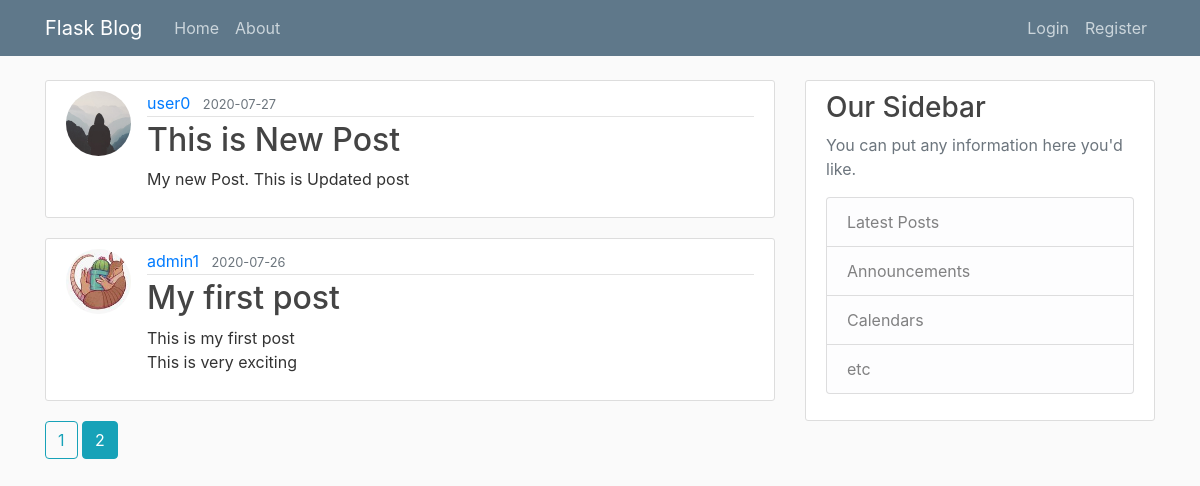
The page /home?page=2 on the database its author committed.
### flaskblog/models.py (models this page shows, shortened)
class Post(db.Model):
    id = db.Column(db.Integer, primary_key=True, nullable=False)
    title = db.Column(db.String(100), nullable=False)
    date_posted = db.Column(db.DateTime, nullable=False, default=datetime.utcnow)
    content = db.Column(db.Text, nullable=False)
    user_id = db.Column(db.Integer, db.ForeignKey('user.id'), nullable=False)

class User(db.Model, UserMixin):
    id = db.Column(db.Integer, primary_key=True, nullable=False)
    username = db.Column(db.String(20), unique=True, nullable=False)
    email = db.Column(db.String(120), unique=True, nullable=False)
    image_file = db.Column(db.String(20), nullable=False, default='default.jpg')
    password = db.Column(db.String(60), nullable=False)
    posts = db.relationship('Post', backref='author', lazy=True)

### flaskblog/main/routes.py (the view)
@main.route("/")
@main.route("/home")
def home():
    page = request.args.get('page', 1, type=int)
    posts = Post.query.order_by(Post.date_posted.desc()).paginate(page=page, per_page=5)
    return render_template("home.html", posts=posts)

### flaskblog/templates/home.html
{% extends "layout.html" %}
{% block content %}
    {% for post in posts.items %}
        <article class="media content-section">
            <img src="{{ url_for('static', filename='profile_pics/' + post.author.image_file) }}" class="rounded-circle article-img" alt="">
            <div class="media-body">
            <div class="article-metadata">
                <a class="mr-2" href="{{ url_for('users.user_posts', username=post.author.username) }}">{{ post.author.username }}</a>
                <small class="text-muted">{{ post.date_posted.strftime('%Y-%m-%d') }}</small>
            </div>
            <h2><a class="article-title" href="{{ url_for('posts.post', post_id=post.id) }}">{{ post.title }}</a></h2>
            <p class="article-content">{{ post.content }}</p>
            </div>
        </article>
    {% endfor %}
    {% for page_num in posts.iter_pages(left_edge=1, right_edge=1, left_current=1, right_current=2) %}
        {% if page_num %}
            {% if posts.page == page_num %}
                <a class="btn btn-info mb-4" href="{{ url_for('main.home', page=page_num) }}">{{ page_num }}</a>
            {% else %}
                <a class="btn btn-outline-info mb-4" href="{{ url_for('main.home', page=page_num) }}">{{ page_num }}</a>
            {% endif %}
        {% else %}
            ...
        {% endif %}
    {% endfor %}
{% endblock content %}

### flaskblog/static/main.css (style rules this page uses)
body { background: #fafafa; color: #333333; margin-top: 5rem; }
h1, h2, h3, h4, h5, h6 { color: #444444; }
.content-section { background: #ffffff; padding: 10px 20px; border: 1px solid #dddddd; border-radius: 3px; margin-bottom: 20px; }
.article-title { color: #444444; }
.article-content { white-space: pre-line; }
.article-img { height: 65px; width: 65px; margin-right: 16px; }
.article-metadata { padding-bottom: 1px; margin-bottom: 4px; border-bottom: 1px solid #e3e3e3 }

### rows shown on the page
Post: image_file (placeholder picture), author.username "user0", date_posted "2020-07-27", title "This is New Post", content "My new Post. This is Updated post"
Post: image_file (picture), author.username "admin1", date_posted "2020-07-26", title "My first post", content "This is my first post This is very exciting"

### other values the page prints
{{ page_num }} "1"
{{ page_num }} "2"
